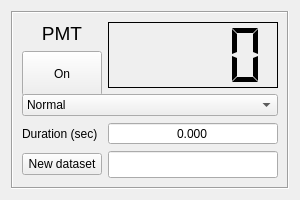
<?xml version="1.0" encoding="UTF-8"?>
<ui version="4.0">
    <class>Form</class>
    <widget class="QWidget" name="Form">
        <property name="geometry">
            <rect>
                <x>0</x>
                <y>0</y>
                <width>300</width>
                <height>200</height>
            </rect>
        </property>
        <property name="sizePolicy">
            <sizepolicy hsizetype="Preferred" vsizetype="Preferred">
                <horstretch>0</horstretch>
                <verstretch>0</verstretch>
            </sizepolicy>
        </property>
        <property name="minimumSize">
            <size>
                <width>300</width>
                <height>200</height>
            </size>
        </property>
        <property name="maximumSize">
            <size>
                <width>300</width>
                <height>200</height>
            </size>
        </property>
        <property name="windowTitle">
            <string>Form</string>
        </property>
        <layout class="QGridLayout" name="gridLayout">
            <item row="0" column="1">
                <widget class="QFrame" name="frame">
                    <property name="minimumSize">
                        <size>
                            <width>198</width>
                            <height>119</height>
                        </size>
                    </property>
                    <property name="maximumSize">
                        <size>
                            <width>9999999</width>
                            <height>99999</height>
                        </size>
                    </property>
                    <property name="frameShape">
                        <enum>QFrame::Box</enum>
                    </property>
                    <property name="frameShadow">
                        <enum>QFrame::Sunken</enum>
                    </property>
                    <layout class="QGridLayout" name="gridLayout_2">
                        <property name="sizeConstraint">
                            <enum>QLayout::SetDefaultConstraint</enum>
                        </property>
                        <item row="1" column="1" rowspan="2">
                            <widget class="QLCDNumber" name="lcdNumber">
                                <property name="sizePolicy">
                                    <sizepolicy hsizetype="Expanding" vsizetype="Expanding">
                                        <horstretch>0</horstretch>
                                        <verstretch>0</verstretch>
                                    </sizepolicy>
                                </property>
                                <property name="font">
                                    <font>
                                        <pointsize>12</pointsize>
                                    </font>
                                </property>
                                <property name="inputMethodHints">
                                    <set>Qt::ImhFormattedNumbersOnly</set>
                                </property>
                                <property name="frameShadow">
                                    <enum>QFrame::Plain</enum>
                                </property>
                                <property name="smallDecimalPoint">
                                    <bool>true</bool>
                                </property>
                                <property name="numDigits">
                                    <number>4</number>
                                </property>
                                <property name="segmentStyle">
                                    <enum>QLCDNumber::Flat</enum>
                                </property>
                                <property name="value" stdset="0">
                                    <double>0.000000000000000</double>
                                </property>
                            </widget>
                        </item>
                        <item row="2" column="0">
                            <widget class="QPushButton" name="pushButton">
                                <property name="sizePolicy">
                                    <sizepolicy hsizetype="Minimum" vsizetype="MinimumExpanding">
                                        <horstretch>0</horstretch>
                                        <verstretch>0</verstretch>
                                    </sizepolicy>
                                </property>
                                <property name="minimumSize">
                                    <size>
                                        <width>45</width>
                                        <height>45</height>
                                    </size>
                                </property>
                                <property name="text">
                                    <string>On</string>
                                </property>
                                <property name="checkable">
                                    <bool>true</bool>
                                </property>
                                <property name="default">
                                    <bool>false</bool>
                                </property>
                                <property name="flat">
                                    <bool>false</bool>
                                </property>
                            </widget>
                        </item>
                        <item row="4" column="0">
                            <widget class="QLabel" name="label_2">
                                <property name="text">
                                    <string>Duration (sec)</string>
                                </property>
                            </widget>
                        </item>
                        <item row="4" column="1">
                            <widget class="QDoubleSpinBox" name="doubleSpinBox">
                                <property name="sizePolicy">
                                    <sizepolicy hsizetype="Expanding" vsizetype="Fixed">
                                        <horstretch>0</horstretch>
                                        <verstretch>0</verstretch>
                                    </sizepolicy>
                                </property>
                                <property name="alignment">
                                    <set>Qt::AlignCenter</set>
                                </property>
                                <property name="buttonSymbols">
                                    <enum>QAbstractSpinBox::NoButtons</enum>
                                </property>
                                <property name="keyboardTracking">
                                    <bool>false</bool>
                                </property>
                                <property name="prefix">
                                    <string/>
                                </property>
                                <property name="suffix">
                                    <string/>
                                </property>
                                <property name="decimals">
                                    <number>3</number>
                                </property>
                                <property name="maximum">
                                    <double>1000.000000000000000</double>
                                </property>
                                <property name="singleStep">
                                    <double>0.010000000000000</double>
                                </property>
                            </widget>
                        </item>
                        <item row="5" column="0">
                            <widget class="QPushButton" name="newSet">
                                <property name="sizePolicy">
                                    <sizepolicy hsizetype="Fixed" vsizetype="Fixed">
                                        <horstretch>0</horstretch>
                                        <verstretch>0</verstretch>
                                    </sizepolicy>
                                </property>
                                <property name="minimumSize">
                                    <size>
                                        <width>50</width>
                                        <height>10</height>
                                    </size>
                                </property>
                                <property name="text">
                                    <string>New dataset</string>
                                </property>
                            </widget>
                        </item>
                        <item row="5" column="1">
                            <widget class="QLineEdit" name="lineEdit">
                                <property name="sizePolicy">
                                    <sizepolicy hsizetype="Expanding" vsizetype="Fixed">
                                        <horstretch>0</horstretch>
                                        <verstretch>0</verstretch>
                                    </sizepolicy>
                                </property>
                                <property name="font">
                                    <font>
                                        <pointsize>12</pointsize>
                                    </font>
                                </property>
                                <property name="alignment">
                                    <set>Qt::AlignCenter</set>
                                </property>
                            </widget>
                        </item>
                        <item row="1" column="0">
                            <widget class="QLabel" name="label">
                                <property name="font">
                                    <font>
                                        <pointsize>14</pointsize>
                                    </font>
                                </property>
                                <property name="text">
                                    <string>PMT</string>
                                </property>
                                <property name="alignment">
                                    <set>Qt::AlignCenter</set>
                                </property>
                            </widget>
                        </item>
                        <item row="3" column="0" colspan="2">
                            <widget class="QComboBox" name="comboBox">
                                <item>
                                    <property name="text">
                                        <string>Normal</string>
                                    </property>
                                </item>
                                <item>
                                    <property name="text">
                                        <string>Differential</string>
                                    </property>
                                </item>
                            </widget>
                        </item>
                    </layout>
                </widget>
            </item>
        </layout>
    </widget>
    <resources/>
    <connections/>
</ui>
